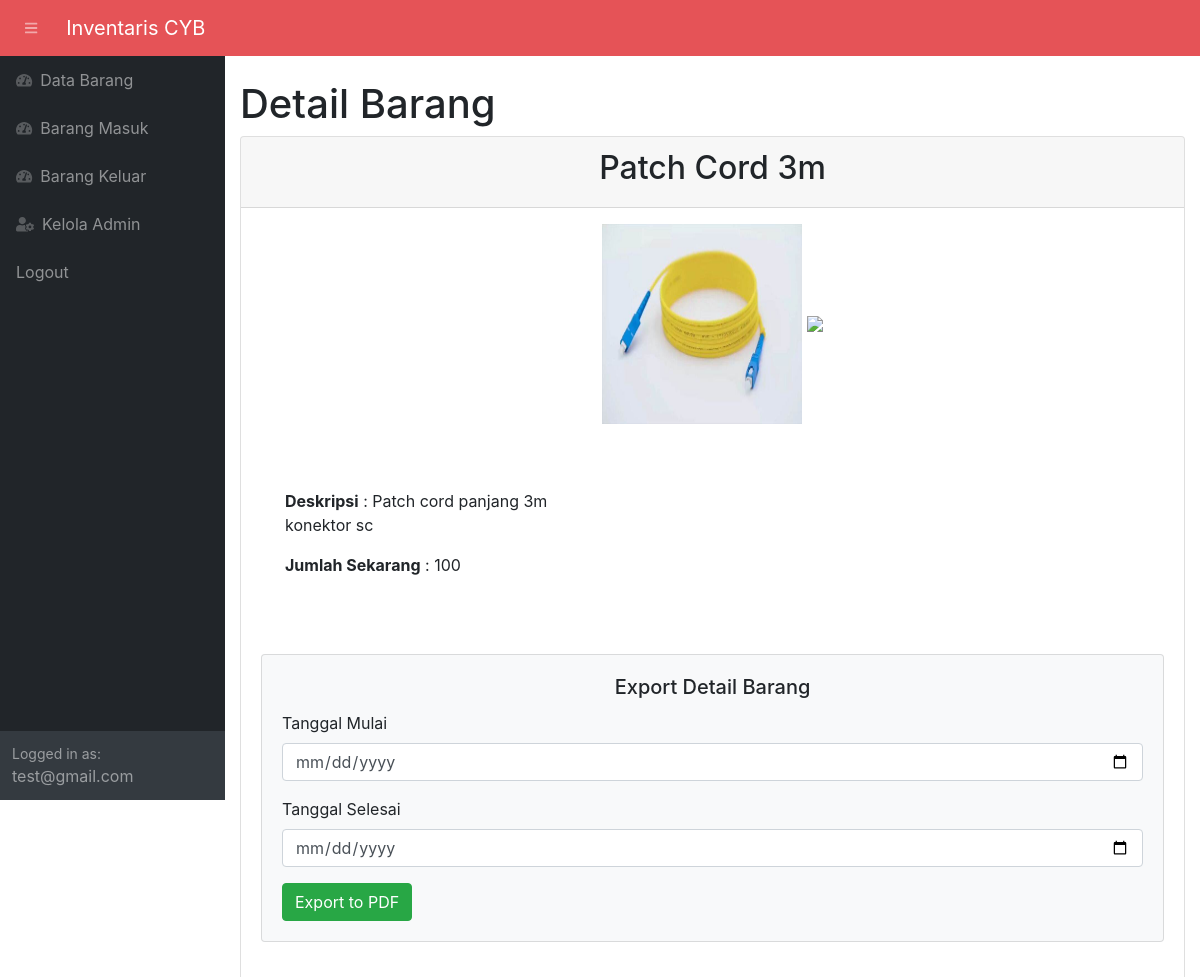
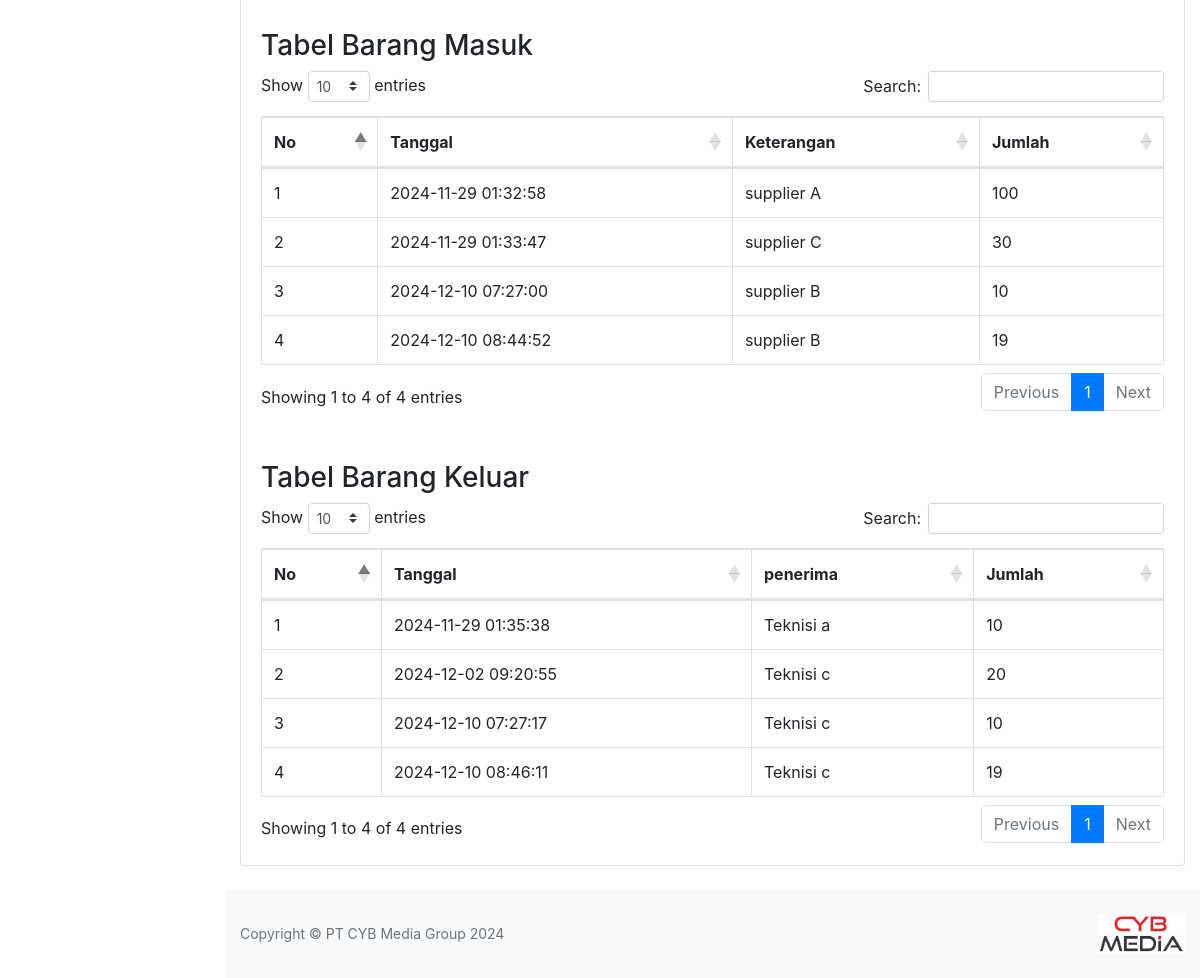
The page /detail.php?id=10 (signed in) on the database its author committed (2 pictures, top to bottom).
### tables this page shows
CREATE TABLE `stock` (
  `idbarang` int(11) NOT NULL,
  `barcode` varchar(100) NOT NULL,
  `namabarang` varchar(25) NOT NULL,
  `deskripsi` varchar(50) NOT NULL,
  `stock` int(11) NOT NULL,
  `image` varchar(99) DEFAULT NULL
);

CREATE TABLE `masuk` (
  `idmasuk` int(11) NOT NULL,
  `idbarang` int(11) NOT NULL,
  `tanggal` timestamp NOT NULL DEFAULT current_timestamp() ON UPDATE current_timestamp(),
  `keterangan` varchar(25) NOT NULL,
  `qty` int(11) NOT NULL
);

CREATE TABLE `keluar` (
  `idkeluar` int(11) NOT NULL,
  `idbarang` int(11) NOT NULL,
  `tanggal` timestamp NOT NULL DEFAULT current_timestamp() ON UPDATE current_timestamp(),
  `penerima` varchar(25) NOT NULL,
  `qty` int(11) NOT NULL
);

### cek.php (called while the page is built, shortened)
<?php
if (isset($_SESSION['log'])) {
    $email = $_SESSION['email'];
} else {
    header('location:login.php');
    exit;
}
?>

### detail.php (the view, shortened to what this page needs)
<?php
    require 'cek.php';
    $currentPage = basename($_SERVER['PHP_SELF']);
$idbarang = $_GET['id'];
$get = mysqli_query($conn,"SELECT * FROM stock WHERE idbarang='$idbarang'");
$fetch = mysqli_fetch_array($get);
$namabarang = $fetch['namabarang'];
$deskripsi = $fetch['deskripsi'];
$stock = $fetch['stock'];
$gambar = $fetch['image'];
if($gambar==null){
    $img = 'No Image';
} else {
    $img = '<img src="image/'.$gambar.'" class="zoomable">';
}
$urlview = 'https://ftonando.my.id/view.php?id='.$idbarang;
$qrcode = 'https://quickchart.io/qr?text='.$urlview.'&centerImageUrl=https%3A%2F%2Fi.imgur.com%2FNcARCn4.png&centerImageSizeRatio=0.3&size=200';
?>
<!DOCTYPE html>
<html lang="en">
    <head>
        <link href="css/styles.css" rel="stylesheet" />
        <link href="https://cdn.datatables.net/1.10.20/css/dataTables.bootstrap4.min.css" rel="stylesheet" />
        <link rel="stylesheet" href="https://cdn.jsdelivr.net/npm/bootstrap@4.6.2/dist/css/bootstrap.min.css">
        <link href="css/custom-styles.css" rel="stylesheet">
    </head>
    <body class="sb-nav-fixed">
        <nav class="sb-topnav navbar navbar-expand navbar-dark">
        <button class="btn btn-link btn-sm" id="sidebarToggle" href="#"><i class="fas fa-bars"></i></button>
        <a class="navbar-brand" href="index.php" style="margin-left: 20px;">Inventaris CYB</a>
        </nav>
        <div id="layoutSidenav">
            <div id="layoutSidenav_nav">
                <nav class="sb-sidenav accordion sb-sidenav-dark" id="sidenavAccordion">
                    <div class="sb-sidenav-menu">
                        <div class="nav">
                            <a class="nav-link <?php echo ($currentPage == 'index.php') ? 'active' : ''; ?>" href="index.php">
                                <div class="sb-nav-link-icon"><i class="fas fa-tachometer-alt"></i></div>
                                Data Barang
                            </a>
                            <a class="nav-link <?php echo ($currentPage == 'masuk.php') ? 'active' : ''; ?>" href="masuk.php">
                                <div class="sb-nav-link-icon"><i class="fas fa-tachometer-alt"></i></div>
                                Barang Masuk
                            </a>
                            <a class="nav-link <?php echo ($currentPage == 'keluar.php') ? 'active' : ''; ?>" href="keluar.php">
                                <div class="sb-nav-link-icon"><i class="fas fa-tachometer-alt"></i></div>
                                Barang Keluar
                            </a>
                            <a class="nav-link <?php echo ($currentPage == 'admin.php') ? 'active' : ''; ?>" href="admin.php">
                                <div class="sb-nav-link-icon"><i class="fas fa-user-cog"></i></div>
                                Kelola Admin
                            </a>
                            <a class="nav-link" href="logout.php">Logout</a>
                        </div>
                    </div>
                    <div class="sb-sidenav-footer">
                        <div class="small">Logged in as:</div>
                        <?php echo htmlspecialchars($email);  ?>
                    </div>
                </nav>
            </div>
            <div id="layoutSidenav_content">
                <main>
                    <div class="container-fluid">
                        <h1 class="mt-4">Detail Barang</h1>
                        <div class="card mb-4 mx-auto">
                            <div class="card-header text-center">
                                <h2><?php echo $namabarang;?></h2>
                            </div>
                            <div class="text-center my-3">
                            <?php echo $img;?>
                            <img src="<?php echo $qrcode;?>">
                            </div>
                            <div class="card-body">
                                <div class="flex justify-center items-center min-h-screen">
                                    <div class="detail-container w-full sm:w-96 p-4">
                                        <div class="detail-item mb-3 grid grid-cols-1 md:grid-cols-2 gap-4">
                                            <div class="flex justify-between">
                                                <span class="label font-semibold"><strong>Deskripsi</strong></span>
                                                <span class="value text-gray-600">: <?php echo $deskripsi; ?></span>
                                            </div>
                                        </div>
                                        <div class="detail-item grid grid-cols-1 md:grid-cols-2 gap-4">
                                            <div class="flex justify-between">
                                                <span class="label font-semibold"><strong>Jumlah Sekarang</strong></span>
                                                <span class="value text-gray-600">: <?php echo $stock; ?></span>
                                            </div>
                                        </div>
                                    </div>
                                </div>
                                 <br>
                                 <br>
                                    <div class="card bg-light mb-3">
                                        <div class="card-body">
                                            <h5 class="card-title text-center">Export Detail Barang</h5>
                                            <form method="post" action="export_detail_barang.php?id=<?php echo $idbarang;?>">
                                                <div class="form-group">
                                                    <label for="start_date">Tanggal Mulai</label>
                                                    <input type="date" name="start_date" class="form-control" required>
                                                </div>
                                                <div class="form-group">
                                                    <label for="end_date">Tanggal Selesai</label>
                                                    <input type="date" name="end_date" class="form-control" required>
                                                </div>
                                                <button type="submit" class="btn btn-success">Export to PDF</button>
                                            </form>
                                        </div>
                                    </div>
                                <br>
                                <br>
                                <h3>Tabel Barang Masuk</h3>
                                <div class="table-responsive">
                                    <table class="table table-bordered" id="dataTableMasuk" width="100%" cellspacing="0">
                                        <thead>
                                            <tr>
                                                <th>No</th>
                                                <th>Tanggal</th>
                                                <th>Keterangan</th>
                                                <th>Jumlah</th>
                                            </tr>
                                        </thead>
                                        <tbody>
                                            <?php
                                                $ambildatamasuk = mysqli_query($conn, "SELECT * FROM masuk WHERE idbarang='$idbarang'");
                                                $i = 1;
                                                while($fetch=mysqli_fetch_array($ambildatamasuk)){
                                                    $tanggal = $fetch['tanggal'];
                                                    $keterangan = $fetch['keterangan'];
                                                    $quantity = $fetch['qty'];
                                            ?>
                                            <tr>
                                                <td><?php echo $i++;?></td>
                                                <td><?php echo $tanggal;?></td>
                                                <td><?php echo $keterangan;?></td>
                                                <td><?php echo $quantity;?></td>
                                            </tr>
                                            <?php
                                            };
                                            ?>
                                        </tbody>
                                    </table>
                                </div>
                                <br>
                                <br>
                                <h3>Tabel Barang Keluar</h3>
                                <div class="table-responsive">
                                    <table class="table table-bordered" id="dataTableKeluar" width="100%" cellspacing="0">
                                        <thead>
                                            <tr>
                                                <th>No</th>
                                                <th>Tanggal</th>
                                                <th>penerima</th>
                                                <th>Jumlah</th>
                                            </tr>
                                        </thead>
                                        <tbody>
                                            <?php
                                                $ambildatakeluar = mysqli_query($conn, "SELECT * FROM keluar WHERE idbarang='$idbarang'");
                                                $i = 1;
                                                while($fetch=mysqli_fetch_array($ambildatakeluar)){
                                                    $tanggal = $fetch['tanggal'];
                                                    $penerima = $fetch['penerima'];
                                                    $quantity = $fetch['qty'];
                                            ?>
                                            <tr>
                                                <td><?php echo $i++;?></td>
                                                <td><?php echo $tanggal;?></td>
                                                <td><?php echo $penerima;?></td>
                                                <td><?php echo $quantity;?></td>
                                            </tr>
                                            <?php
                                            };
                                            ?>
                                        </tbody>
                                    </table>
                                </div>
                            </div>
                        </div>
                    </div>
                </main>
                <footer class="py-4 bg-light mt-auto">
                    <div class="container-fluid">
                        <div class="d-flex align-items-center justify-content-between small">
                            <div class="text-muted">Copyright &copy; PT CYB Media Group 2024</div>
                            <div>
                                <img src="assets/img/logo.png" alt="Logo Perusahaan" style="height: 40px;">
                            </div>
                        </div>
                    </div>
                </footer>
            </div>
        </div>
    </body>
</html>

### css/custom-styles.css (style rules this page uses)
.sb-topnav.navbar { background-color: #E55357 !important; }

### detail.php (style rules this page uses)
.zoomable { width: 200px; height: 200px; }

### rows shown on the page
stock: namabarang "Patch Cord 3m", image (picture), deskripsi "Patch cord panjang 3m konektor sc", stock "100"
masuk: tanggal "2024-11-29 01:32:58", keterangan "supplier A", qty "100"
masuk: tanggal "2024-11-29 01:33:47", keterangan "supplier C", qty "30"
masuk: tanggal "2024-12-10 07:27:00", keterangan "supplier B", qty "10"
masuk: tanggal "2024-12-10 08:44:52", keterangan "supplier B", qty "19"
keluar: tanggal "2024-11-29 01:35:38", penerima "Teknisi a", qty "10"
keluar: tanggal "2024-12-02 09:20:55", penerima "Teknisi c", qty "20"
keluar: tanggal "2024-12-10 07:27:17", penerima "Teknisi c", qty "10"
keluar: tanggal "2024-12-10 08:46:11", penerima "Teknisi c", qty "19"

### other values the page prints
$email "test@gmail.com"
